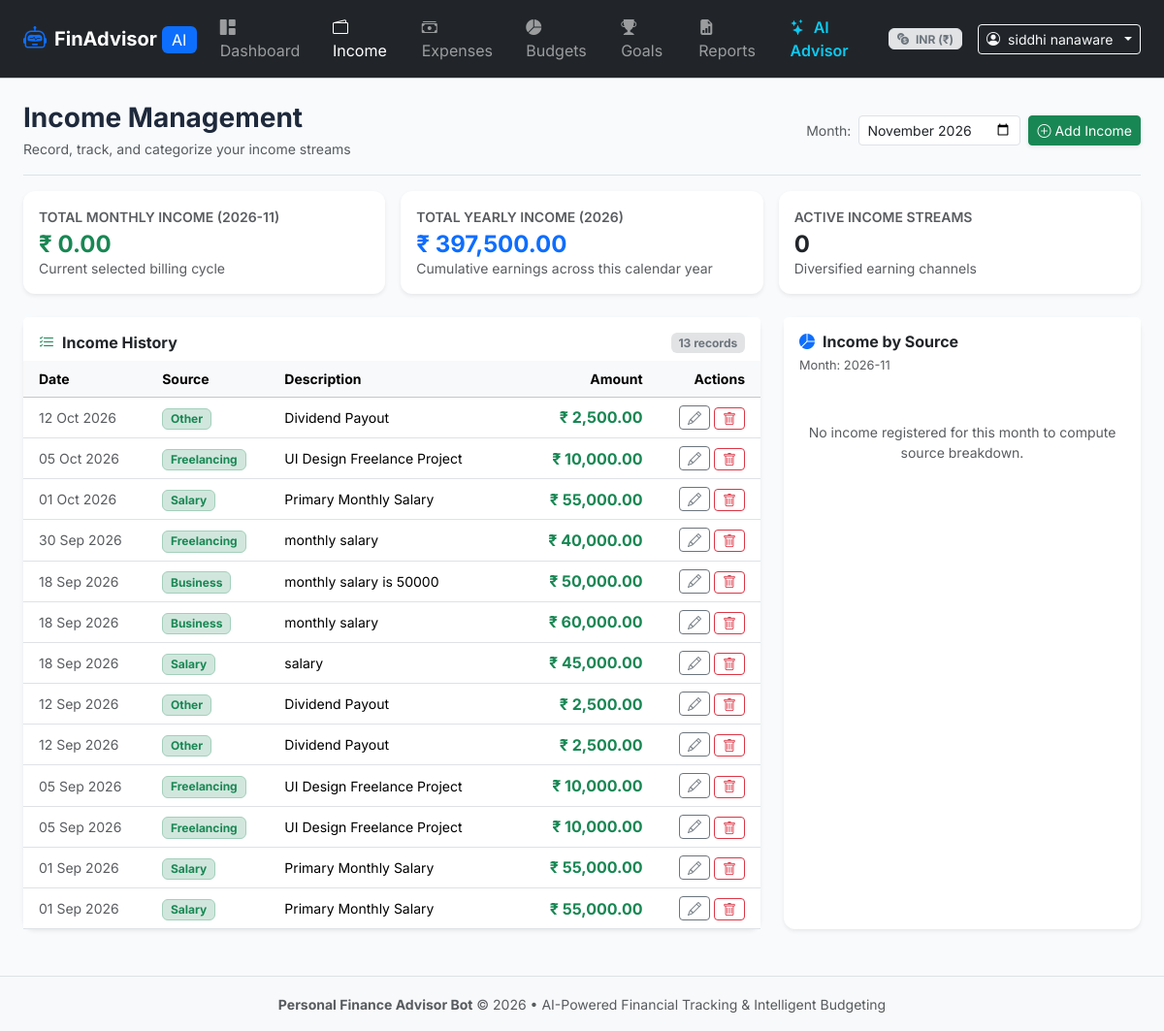
The page /income/ (signed in) on the database its author committed.
### app/models.py (models this page shows, shortened)
class User(UserMixin, db.Model):
    __tablename__ = 'users'
    id = db.Column(db.Integer, primary_key=True)
    full_name = db.Column(db.String(120), nullable=False)
    email = db.Column(db.String(120), unique=True, nullable=False, index=True)
    password_hash = db.Column(db.String(256), nullable=False)
    monthly_income = db.Column(db.Float, default=0.0)
    preferred_currency = db.Column(db.String(10), default='INR')
    financial_goal = db.Column(db.String(255), default='Build Emergency Fund & Save Regularly')
    monthly_savings_target = db.Column(db.Float, default=0.0)
    created_at = db.Column(db.DateTime, default=datetime.utcnow)
    incomes = db.relationship('Income', backref='user', lazy=True, cascade='all, delete-orphan')
    expenses = db.relationship('Expense', backref='user', lazy=True, cascade='all, delete-orphan')
    budgets = db.relationship('Budget', backref='user', lazy=True, cascade='all, delete-orphan')
    goals = db.relationship('Goal', backref='user', lazy=True, cascade='all, delete-orphan')
    chat_messages = db.relationship('ChatMessage', backref='user', lazy=True, cascade='all, delete-orphan')

class Income(db.Model):
    __tablename__ = 'incomes'
    id = db.Column(db.Integer, primary_key=True)
    user_id = db.Column(db.Integer, db.ForeignKey('users.id', ondelete='CASCADE'), nullable=False, index=True)
    amount = db.Column(db.Float, nullable=False)
    source = db.Column(db.String(50), nullable=False, default='Salary')
    date = db.Column(db.Date, nullable=False, default=date.today)
    description = db.Column(db.String(255), nullable=True)
    created_at = db.Column(db.DateTime, default=datetime.utcnow)

### app/routes/income.py (the view)
@income_bp.route('/')
@login_required
def index():
    month = request.args.get('month', get_current_month())
    year = int(month.split('-')[0])
    summary = get_monthly_summary(current_user.id, month)
    sources = get_income_sources(current_user.id, month)
    incomes = Income.query.filter_by(user_id=current_user.id).order_by(Income.date.desc()).all()
    return render_template(
        'income/index.html',
        incomes=incomes,
        summary=summary,
        sources=sources,
        selected_month=month,
        income_sources=INCOME_SOURCES
    )

### app/__init__.py (called while the page is built)
@login_manager.user_loader
def load_user(user_id):
    return User.query.get(int(user_id))

### app/services/analytics_service.py (called while the page is built)
def get_current_month():
    return datetime.now().strftime('%Y-%m')

def get_income_sources(user_id, month_str=None):
    if not month_str:
        month_str = get_current_month()
    year, month = map(int, month_str.split('-'))
    results = db.session.query(
        Income.source,
        func.coalesce(func.sum(Income.amount), 0.0).label('total')
    ).filter(
        Income.user_id == user_id,
        extract('year', Income.date) == year,
        extract('month', Income.date) == month
    ).group_by(Income.source).order_by(func.sum(Income.amount).desc()).all()
    total_income = sum(r[1] for r in results) or 1.0
    breakdown = []
    for src, amt in results:
        breakdown.append({
            'source': src,
            'amount': round(amt, 2),
            'percentage': round((amt / total_income) * 100, 1)
        })
    return breakdown

### app/templates/income/index.html (shortened to what this page needs)
{% extends "base.html" %}
{% block content %}
<div class="d-flex flex-column flex-md-row justify-content-between align-items-md-center pb-3 mb-3 border-bottom gap-2">
    <div>
        <h3 class="fw-bold mb-1">Income Management</h3>
        <p class="text-muted small mb-0">Record, track, and categorize your income streams</p>
    </div>
    <div class="d-flex align-items-center gap-2">
        <form method="GET" action="{{ url_for('income.index') }}" class="d-flex align-items-center gap-2">
            <label class="small text-muted mb-0">Month:</label>
            <input type="month" name="month" class="form-control form-control-sm" value="{{ selected_month }}" onchange="this.form.submit()">
        </form>
        <button type="button" class="btn btn-success btn-sm d-flex align-items-center gap-1 shadow-sm" data-bs-toggle="modal" data-bs-target="#addIncomeModal">
            <i class="bi bi-plus-circle"></i> Add Income
        </button>
    </div>
</div>
<div class="row g-3 mb-4">
    <div class="col-md-4">
        <div class="card border-0 shadow-sm bg-white p-3">
            <span class="text-muted small fw-semibold text-uppercase">Total Monthly Income ({{ selected_month }})</span>
            <h4 class="fw-bold text-success mt-1 mb-0">{{ summary.monthly_income | currency }}</h4>
            <span class="text-muted small">Current selected billing cycle</span>
        </div>
    </div>
    <div class="col-md-4">
        <div class="card border-0 shadow-sm bg-white p-3">
            <span class="text-muted small fw-semibold text-uppercase">Total Yearly Income ({{ summary.year }})</span>
            <h4 class="fw-bold text-primary mt-1 mb-0">{{ summary.yearly_income | currency }}</h4>
            <span class="text-muted small">Cumulative earnings across this calendar year</span>
        </div>
    </div>
    <div class="col-md-4">
        <div class="card border-0 shadow-sm bg-white p-3">
            <span class="text-muted small fw-semibold text-uppercase">Active Income Streams</span>
            <h4 class="fw-bold text-dark mt-1 mb-0">{{ sources|length }}</h4>
            <span class="text-muted small">Diversified earning channels</span>
        </div>
    </div>
</div>
<div class="row g-4 mb-4">
    <div class="col-lg-8">
        <div class="card border-0 shadow-sm bg-white">
            <div class="card-header bg-white border-0 pt-3 pb-2 d-flex justify-content-between align-items-center">
                <h6 class="fw-bold mb-0"><i class="bi bi-list-check me-2 text-success"></i>Income History</h6>
                <span class="badge bg-secondary-subtle text-secondary">{{ incomes|length }} records</span>
            </div>
            <div class="card-body p-0">
                <div class="table-responsive">
                    <table class="table table-hover align-middle mb-0">
                        <thead class="table-light small">
                            <tr>
                                <th class="ps-3">Date</th>
                                <th>Source</th>
                                <th>Description</th>
                                <th class="text-end">Amount</th>
                                <th class="text-end pe-3">Actions</th>
                            </tr>
                        </thead>
                        <tbody>
                            {% for inc in incomes %}
                            <tr>
                                <td class="ps-3 small text-muted">{{ inc.date.strftime('%d %b %Y') }}</td>
                                <td>
                                    <span class="badge bg-success-subtle text-success border border-success-subtle">
                                        {{ inc.source }}
                                    </span>
                                </td>
                                <td class="small">{{ inc.description or '-' }}</td>
                                <td class="text-end fw-bold text-success">{{ inc.amount | currency }}</td>
                                <td class="text-end pe-3">
                                    <div class="d-inline-flex gap-1">
                                        <button class="btn btn-outline-secondary btn-sm py-0 px-2"
                                                data-bs-toggle="modal"
                                                data-bs-target="#editIncomeModal{{ inc.id }}" title="Edit">
                                            <i class="bi bi-pencil"></i>
                                        </button>
                                        <form action="{{ url_for('income.delete', income_id=inc.id) }}" method="POST" class="d-inline" onsubmit="return confirm('Are you sure you want to delete this income entry?');">
                                            <button type="submit" class="btn btn-outline-danger btn-sm py-0 px-2" title="Delete">
                                                <i class="bi bi-trash"></i>
                                            </button>
                                        </form>
                                    </div>
                                </td>
                            </tr>
                            {% endfor %}
                        </tbody>
                    </table>
                </div>
            </div>
        </div>
    </div>
    <div class="col-lg-4">
        <div class="card border-0 shadow-sm bg-white h-100">
            <div class="card-header bg-white border-0 pt-3 pb-2">
                <h6 class="fw-bold mb-0"><i class="bi bi-pie-chart-fill me-2 text-primary"></i>Income by Source</h6>
                <span class="text-muted extra-small" style="font-size: 0.8rem;">Month: {{ selected_month }}</span>
            </div>
            <div class="card-body">
                {% if sources %}
                    {% for src in sources %}
                    <div class="mb-3">
                        <div class="d-flex justify-content-between small mb-1">
                            <span class="fw-semibold">{{ src.source }}</span>
                            <span class="text-muted">{{ src.amount | currency }} ({{ src.percentage }}%)</span>
                        </div>
                        <div class="progress" style="height: 8px;">
                            <div class="progress-bar bg-success" role="progressbar" style="width: {{ src.percentage }}%;"></div>
                        </div>
                    </div>
                    {% endfor %}
                {% else %}
                    <div class="text-center py-4 text-muted small">
                        No income registered for this month to compute source breakdown.
                    </div>
                {% endif %}
            </div>
        </div>
    </div>
</div>
{% endblock %}

### app/templates/base.html (shortened to what this page needs)
<!DOCTYPE html>
<html lang="en">
<head>
    <link href="https://cdn.jsdelivr.net/npm/bootstrap@5.3.3/dist/css/bootstrap.min.css" rel="stylesheet">
    <link href="https://cdn.jsdelivr.net/npm/bootstrap-icons@1.11.3/font/bootstrap-icons.min.css" rel="stylesheet">
    <link href="{{ url_for('static', filename='css/custom.css') }}" rel="stylesheet">
</head>
<body>
    <nav class="navbar navbar-expand-lg navbar-dark bg-dark sticky-top border-bottom border-secondary-subtle">
        <div class="container-fluid px-4">
            <a class="navbar-brand d-flex align-items-center gap-2 fw-bold" href="{{ url_for('dashboard.index') }}">
                <span class="brand-icon d-flex align-items-center justify-content-center">
                    <i class="bi bi-robot text-primary fs-4"></i>
                </span>
                <span>FinAdvisor <span class="badge bg-primary text-white fs-6 fw-normal">AI</span></span>
            </a>
            <div class="collapse navbar-collapse" id="navbarMain">
                {% if current_user.is_authenticated %}
                <ul class="navbar-nav me-auto mb-2 mb-lg-0 gap-1">
                    <li class="nav-item">
                        <a class="nav-link {% if request.endpoint == 'dashboard.index' %}active{% endif %}" href="{{ url_for('dashboard.index') }}">
                            <i class="bi bi-grid-1x2-fill me-1"></i> Dashboard
                        </a>
                    </li>
                    <li class="nav-item">
                        <a class="nav-link {% if 'income' in request.endpoint %}active{% endif %}" href="{{ url_for('income.index') }}">
                            <i class="bi bi-wallet2 me-1"></i> Income
                        </a>
                    </li>
                    <li class="nav-item">
                        <a class="nav-link {% if 'expense' in request.endpoint %}active{% endif %}" href="{{ url_for('expense.index') }}">
                            <i class="bi bi-cash-stack me-1"></i> Expenses
                        </a>
                    </li>
                    <li class="nav-item">
                        <a class="nav-link {% if 'budget' in request.endpoint %}active{% endif %}" href="{{ url_for('budget.index') }}">
                            <i class="bi bi-pie-chart-fill me-1"></i> Budgets
                        </a>
                    </li>
                    <li class="nav-item">
                        <a class="nav-link {% if 'goals' in request.endpoint %}active{% endif %}" href="{{ url_for('goals.index') }}">
                            <i class="bi bi-trophy-fill me-1"></i> Goals
                        </a>
                    </li>
                    <li class="nav-item">
                        <a class="nav-link {% if 'reports' in request.endpoint %}active{% endif %}" href="{{ url_for('reports.index') }}">
                            <i class="bi bi-file-earmark-bar-graph-fill me-1"></i> Reports
                        </a>
                    </li>
                    <li class="nav-item">
                        <a class="nav-link text-info fw-semibold {% if 'advisor' in request.endpoint %}active{% endif %}" href="{{ url_for('advisor.index') }}">
                            <i class="bi bi-stars me-1"></i> AI Advisor
                        </a>
                    </li>
                </ul>
                <div class="d-flex align-items-center gap-3">
                    <span class="badge bg-secondary-subtle text-secondary border px-2 py-1">
                        <i class="bi bi-currency-exchange me-1"></i> {{ user_currency_code }} ({{ user_currency_symbol }})
                    </span>
                    <div class="dropdown">
                        <button class="btn btn-outline-light btn-sm dropdown-toggle d-flex align-items-center gap-2" type="button" data-bs-toggle="dropdown">
                            <i class="bi bi-person-circle"></i>
                            <span>{{ current_user.full_name }}</span>
                        </button>
                    </div>
                </div>
                {% endif %}
            </div>
        </div>
    </nav>
    <main class="container-fluid px-4 py-4">
        {% block content %}{% endblock %}
    </main>
    <footer class="footer mt-auto py-3 bg-light border-top text-center text-muted">
        <div class="container-fluid">
            <small>
                <strong>Personal Finance Advisor Bot</strong> &copy; 2026 &bull; AI-Powered Financial Tracking &amp; Intelligent Budgeting
            </small>
        </div>
    </footer>
</body>
</html>

### app/static/css/custom.css (style rules this page uses)
:root { --primary-color: #3b82f6; --primary-hover: #2563eb; --success-color: #10b981; --warning-color: #f59e0b; --danger-color: #ef4444; --info-color: #06b6d4; --dark-surface: #1e293b; --card-border-radius: 12px; }
body { font-family: 'Inter', system-ui, -apple-system, sans-serif; background-color: #f8fafc; color: #1e293b; min-height: 100vh; display: flex; flex-direction: column; }
main { flex: 1 0 auto; }
.card { border-radius: var(--card-border-radius); border: 1px solid rgba(226, 232, 240, 0.8); box-shadow: 0 4px 6px -1px rgba(0, 0, 0, 0.05), 0 2px 4px -2px rgba(0, 0, 0, 0.05); transition: transform 0.15s ease, box-shadow 0.15s ease; }

### rows shown on the page
User: preferred_currency "INR", full_name "siddhi nanaware", monthly_income "₹ 0.00", yearly_income "₹ 397,500.00"
Income: date "12 Oct 2026", source "Other", description "Dividend Payout", amount "₹ 2,500.00"
Income: date "05 Oct 2026", source "Freelancing", description "UI Design Freelance Project", amount "₹ 10,000.00"
Income: date "01 Oct 2026", source "Salary", description "Primary Monthly Salary", amount "₹ 55,000.00"
Income: date "30 Sep 2026", source "Freelancing", description "monthly salary", amount "₹ 40,000.00"
Income: date "18 Sep 2026", source "Business", description "monthly salary is 50000", amount "₹ 50,000.00"
Income: date "18 Sep 2026", source "Business", description "monthly salary", amount "₹ 60,000.00"
Income: date "18 Sep 2026", source "Salary", description "salary", amount "₹ 45,000.00"
Income: date "12 Sep 2026", source "Other", description "Dividend Payout", amount "₹ 2,500.00"
Income: date "12 Sep 2026", source "Other", description "Dividend Payout", amount "₹ 2,500.00"
Income: date "05 Sep 2026", source "Freelancing", description "UI Design Freelance Project", amount "₹ 10,000.00"
Income: date "05 Sep 2026", source "Freelancing", description "UI Design Freelance Project", amount "₹ 10,000.00"
Income: date "01 Sep 2026", source "Salary", description "Primary Monthly Salary", amount "₹ 55,000.00"
Income: date "01 Sep 2026", source "Salary", description "Primary Monthly Salary", amount "₹ 55,000.00"

### other values the page prints
{{ user_currency_symbol }} "₹"
{{ selected_month }} "2026-11"
{{ summary.year }} "2026"
{{ sources|length }} "0"
{{ incomes|length }} "13"
